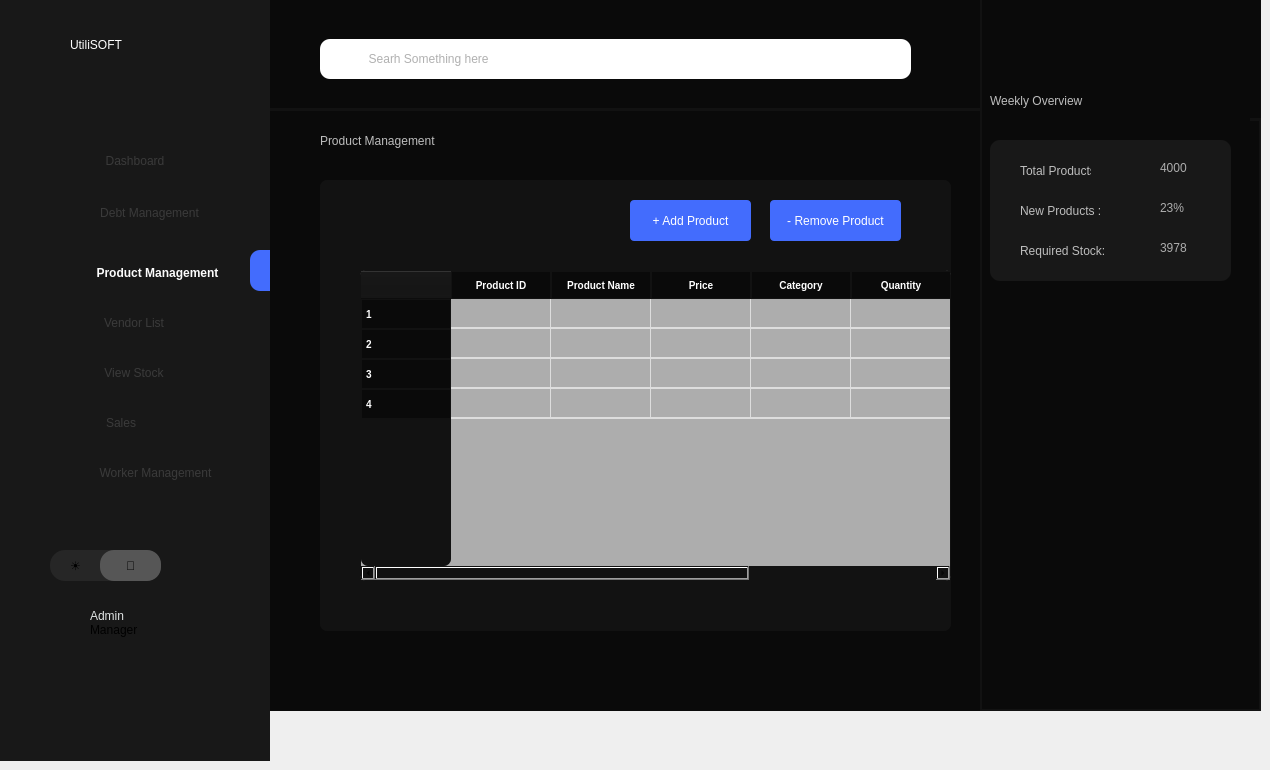
    <widget class="QWidget" name="ProductMgmnt">
     <widget class="QWidget" name="widget_46" native="true">
      <property name="geometry">
       <rect>
        <x>270</x>
        <y>110</y>
        <width>711</width>
        <height>601</height>
       </rect>
      </property>
      <property name="styleSheet">
       <string notr="true">background:#0a0a0a;</string>
      </property>
      <widget class="QLabel" name="label_124">
       <property name="geometry">
        <rect>
         <x>50</x>
         <y>0</y>
         <width>211</width>
         <height>61</height>
        </rect>
       </property>
       <property name="styleSheet">
        <string notr="true">font: 16pt &quot;Sans Serif Collection&quot;;
border:none;
color:rgb(189, 189, 189);</string>
       </property>
       <property name="text">
        <string>Product Management</string>
       </property>
      </widget>
      <widget class="QWidget" name="widget_47" native="true">
       <property name="geometry">
        <rect>
         <x>50</x>
         <y>70</y>
         <width>631</width>
         <height>451</height>
        </rect>
       </property>
       <property name="styleSheet">
        <string notr="true">background : #121212;
border-radius:7px;</string>
       </property>
       <widget class="QTableWidget" name="productsTable">
        <property name="geometry">
         <rect>
          <x>40</x>
          <y>90</y>
          <width>591</width>
          <height>311</height>
         </rect>
        </property>
        <property name="styleSheet">
         <string notr="true">QTableWidget, QTableView {
    border: 1px solid #121212;
    border-radius: 5px;
    gridline-color: #ddd;
    background-color: #adadad;
    font-size: 10px;
    font-family: Arial, sans-serif;
    color: #333;
    selection-background-color: #0078D7;
    selection-color: white;
	MAX-WIDTH:600PX;
}



QHeaderView::section {
	width : 80px;
    background-color:#0a0a0a;
    color: white;
    padding: 4px;
    border: 1px solid #121212;
    font-size: 10px;
    font-weight: bold;

}

QTableWidget::item, QTableView::item {
    padding: 2px;
    border-bottom: 1px solid #ddd;
    text-align: center;
	 min-width: 250px;
}

QTableWidget::item:selected, QTableView::item:selected {
    background-color: #0078D7;
    color: white;

}

QTableCornerButton::section {
    background-color: #adadad;
    border: 1px solid #adadad;
	border-top-left-radius: 8px;

  
}
</string>
        </property>
        <row/>
        <row/>
        <row/>
        <row/>
        <column>
         <property name="text">
          <string>Product ID</string>
         </property>
        </column>
        <column>
         <property name="text">
          <string>Product Name</string>
         </property>
        </column>
        <column>
         <property name="text">
          <string>Price</string>
         </property>
        </column>
        <column>
         <property name="text">
          <string>Category</string>
         </property>
        </column>
        <column>
         <property name="text">
          <string>Quantity</string>
         </property>
        </column>
        <column>
         <property name="text">
          <string>Added at</string>
         </property>
        </column>
        <item row="0" column="0">
         <property name="text">
          <string/>
         </property>
         <property name="icon">
          <iconset theme="QIcon::ThemeIcon::FormatJustifyCenter"/>
         </property>
        </item>
        <item row="0" column="1">
         <property name="text">
          <string/>
         </property>
         <property name="textAlignment">
          <set>AlignCenter</set>
         </property>
         <property name="icon">
          <iconset theme="QIcon::ThemeIcon::FormatJustifyCenter"/>
         </property>
        </item>
        <item row="0" column="2">
         <property name="text">
          <string/>
         </property>
         <property name="icon">
          <iconset theme="QIcon::ThemeIcon::FormatJustifyCenter"/>
         </property>
        </item>
        <item row="0" column="3">
         <property name="text">
          <string/>
         </property>
         <property name="font">
          <font>
           <family>Times New Roman</family>
          </font>
         </property>
         <property name="icon">
          <iconset theme="QIcon::ThemeIcon::FormatJustifyCenter"/>
         </property>
        </item>
       </widget>
       <widget class="QPushButton" name="removeProductBtn">
        <property name="geometry">
         <rect>
          <x>450</x>
          <y>20</y>
          <width>131</width>
          <height>41</height>
         </rect>
        </property>
        <property name="styleSheet">
         <string notr="true">background:#436cfd;
font: 500 10pt &quot;Microsoft Sans Serif&quot;;
color:white;
border-radius: 4px;
</string>
        </property>
        <property name="text">
         <string>- Remove Product</string>
        </property>
       </widget>
       <widget class="QPushButton" name="addProductBtn">
        <property name="geometry">
         <rect>
          <x>310</x>
          <y>20</y>
          <width>121</width>
          <height>41</height>
         </rect>
        </property>
        <property name="styleSheet">
         <string notr="true">background:#436cfd;
font: 500 10pt &quot;Microsoft Sans Serif&quot;;
color:white;
border-radius: 4px;
</string>
        </property>
        <property name="text">
         <string>+ Add Product</string>
        </property>
       </widget>
      </widget>
     </widget>
     <widget class="QFrame" name="frame_4">
      <property name="geometry">
       <rect>
        <x>0</x>
        <y>0</y>
        <width>270</width>
        <height>761</height>
       </rect>
      </property>
      <property name="styleSheet">
       <string notr="true">max-width:270px;
max-height:768px;
background-color:#181818;</string>
      </property>
      <widget class="QLabel" name="label_125">
       <property name="geometry">
        <rect>
         <x>70</x>
         <y>10</y>
         <width>181</width>
         <height>70</height>
        </rect>
       </property>
       <property name="styleSheet">
        <string notr="true">max-height:70px;
max-width:200px;
background:transparent;
font: 700 28pt &quot;Century Gothic&quot;;
color:white;
 text-align: center; 
 vertical-align: middle;</string>
       </property>
       <property name="text">
        <string>UtiliSOFT</string>
       </property>
      </widget>
      <widget class="QPushButton" name="page31">
       <property name="geometry">
        <rect>
         <x>0</x>
         <y>100</y>
         <width>270</width>
         <height>81</height>
        </rect>
       </property>
       <property name="styleSheet">
        <string notr="true">margin-top:40px;
        /* Full width of sidebar */
  height: 45px;        /* Optimal button height */
  text-align: center;    /* Align text to the left */
   /* Add space for text from the edge */
      /* Use flexbox for alignment */
 /* Align text &amp; icon vertically */ 

	border:none;
color:#3a3a3a;</string>
       </property>
       <property name="text">
        <string>Dashboard</string>
       </property>
      </widget>
      <widget class="QPushButton" name="page32">
       <property name="geometry">
        <rect>
         <x>0</x>
         <y>190</y>
         <width>271</width>
         <height>45</height>
        </rect>
       </property>
       <property name="styleSheet">
        <string notr="true">
     /* Full width of sidebar */
  height: 45px;        /* Optimal button height */
  text-align: center;    /* Align text to the left */
  padding-left: 28px;  /* Add space for text from the edge */
     /* Use flexbox for alignment */
/* Align text &amp; icon vertically */ 
	border:none;
color:#3a3a3a;

	border:none;
</string>
       </property>
       <property name="text">
        <string>Debt Management</string>
       </property>
      </widget>
      <widget class="QPushButton" name="page33">
       <property name="geometry">
        <rect>
         <x>0</x>
         <y>250</y>
         <width>270</width>
         <height>45</height>
        </rect>
       </property>
       <property name="styleSheet">
        <string notr="true">
         /* Full width of sidebar */
  height: 45px;        /* Optimal button height */
  text-align: center;    /* Align text to the left */
/* Add space for text from the edge */       /* Use flexbox for alignment */ /* Align text &amp; icon vertically */ 
	border:none;

font-weight:600;
	border:none;
color:#fcfcfc;

padding-left: 45px;</string>
       </property>
       <property name="text">
        <string>Product Management</string>
       </property>
      </widget>
      <widget class="QPushButton" name="page34">
       <property name="geometry">
        <rect>
         <x>-1</x>
         <y>300</y>
         <width>270</width>
         <height>45</height>
        </rect>
       </property>
       <property name="styleSheet">
        <string notr="true">
         /* Full width of sidebar */
  height: 45px;        /* Optimal button height */
  text-align: center;    /* Align text to the left */
  /* Add space for text from the edge */       /* Use flexbox for alignment */ /* Align text &amp; icon vertically */ 
	border:none;
color:#3a3a3a;</string>
       </property>
       <property name="text">
        <string>Vendor List</string>
       </property>
      </widget>
      <widget class="QPushButton" name="page35">
       <property name="geometry">
        <rect>
         <x>-1</x>
         <y>350</y>
         <width>270</width>
         <height>45</height>
        </rect>
       </property>
       <property name="styleSheet">
        <string notr="true">    /* Full width of sidebar */
  height: 45px;        /* Optimal button height */
  text-align: center;    /* Align text to the left */
    /* Add space for text from the edge */ 
	border:none;
color:#3a3a3a;</string>
       </property>
       <property name="text">
        <string>View Stock</string>
       </property>
      </widget>
      <widget class="QPushButton" name="page36">
       <property name="geometry">
        <rect>
         <x>0</x>
         <y>400</y>
         <width>270</width>
         <height>45</height>
        </rect>
       </property>
       <property name="styleSheet">
        <string notr="true">      /* Full width of sidebar */
  height: 45px;        /* Optimal button height */
  text-align: center;
padding-right:28px;    /* Align text to the left */
 /* Align text &amp; icon vertically */ 
	border:none;
color:#3a3a3a;</string>
       </property>
       <property name="text">
        <string>Sales</string>
       </property>
      </widget>
      <widget class="QPushButton" name="pushButton_47">
       <property name="geometry">
        <rect>
         <x>50</x>
         <y>550</y>
         <width>111</width>
         <height>31</height>
        </rect>
       </property>
       <property name="styleSheet">
        <string notr="true">max-height:37px;
border-radius:15px;
background:#262626;
text-align:left;
padding-left : 20px;</string>
       </property>
       <property name="text">
        <string>☀</string>
       </property>
      </widget>
      <widget class="QPushButton" name="pushButton_48">
       <property name="geometry">
        <rect>
         <x>100</x>
         <y>550</y>
         <width>61</width>
         <height>31</height>
        </rect>
       </property>
       <property name="styleSheet">
        <string notr="true">max-height:37px;
border:3px;
background:#565656;
border-radius:14px;</string>
       </property>
       <property name="text">
        <string>🌙</string>
       </property>
      </widget>
      <widget class="QLabel" name="label_126">
       <property name="geometry">
        <rect>
         <x>90</x>
         <y>600</y>
         <width>71</width>
         <height>31</height>
        </rect>
       </property>
       <property name="styleSheet">
        <string notr="true">font: 18pt &quot;Microsoft Sans Serif&quot;;
color:#e0e4e4;
</string>
       </property>
       <property name="text">
        <string>Admin</string>
       </property>
      </widget>
      <widget class="QLabel" name="label_127">
       <property name="geometry">
        <rect>
         <x>90</x>
         <y>620</y>
         <width>61</width>
         <height>20</height>
        </rect>
       </property>
       <property name="styleSheet">
        <string notr="true">background:none;
</string>
       </property>
       <property name="text">
        <string>Manager</string>
       </property>
      </widget>
      <widget class="QWidget" name="widget_48" native="true">
       <property name="geometry">
        <rect>
         <x>250</x>
         <y>250</y>
         <width>20</width>
         <height>41</height>
        </rect>
       </property>
       <property name="styleSheet">
        <string notr="true">background:#436cfd;
border-top-left-radius: 10px;
    border-bottom-left-radius: 10px;
   border-top-right-radius: 0px;
    border-bottom-right-radius: 0px;</string>
       </property>
      </widget>
      <widget class="QLabel" name="label_128">
       <property name="geometry">
        <rect>
         <x>60</x>
         <y>140</y>
         <width>41</width>
         <height>41</height>
        </rect>
       </property>
       <property name="styleSheet">
        <string notr="true">background-color:transparent;
background-image: url(&quot;:/new/prefix1/images/dashboard-square-02-Stroke-Rounded.png&quot;);
    background-repeat: no-repeat;
    background-position: center;
    background-origin: content;</string>
       </property>
       <property name="text">
        <string/>
       </property>
       <property name="scaledContents">
        <bool>true</bool>
       </property>
      </widget>
      <widget class="QLabel" name="label_129">
       <property name="geometry">
        <rect>
         <x>60</x>
         <y>190</y>
         <width>41</width>
         <height>41</height>
        </rect>
       </property>
       <property name="styleSheet">
        <string notr="true">background-color:transparent;
background-image: url(&quot;:/new/prefix1/images/invoice-Stroke-Rounded.png&quot;);
    background-repeat: no-repeat;
    background-position: center;
    background-origin: content;</string>
       </property>
       <property name="text">
        <string/>
       </property>
       <property name="scaledContents">
        <bool>true</bool>
       </property>
      </widget>
      <widget class="QLabel" name="label_130">
       <property name="geometry">
        <rect>
         <x>50</x>
         <y>600</y>
         <width>40</width>
         <height>40</height>
        </rect>
       </property>
       <property name="styleSheet">
        <string notr="true">background-color:transparent;
background-image: url(&quot;:/new/prefix1/images/user-circle-02-Stroke-Rounded.png&quot;);
    background-repeat: no-repeat;
    background-position: center;
    background-origin: content;
	</string>
       </property>
       <property name="text">
        <string/>
       </property>
       <property name="scaledContents">
        <bool>true</bool>
       </property>
      </widget>
      <widget class="QLabel" name="label_131">
       <property name="geometry">
        <rect>
         <x>60</x>
         <y>400</y>
         <width>41</width>
         <height>41</height>
        </rect>
       </property>
       <property name="styleSheet">
        <string notr="true">background-color:transparent;
background-image: url(&quot;:/new/prefix1/images/shopping-cart-02-Stroke-Rounded.png&quot;);
    background-repeat: no-repeat;
    background-position: center;
    background-origin: content;</string>
       </property>
       <property name="text">
        <string/>
       </property>
       <property name="scaledContents">
        <bool>true</bool>
       </property>
      </widget>
      <widget class="QLabel" name="label_132">
       <property name="geometry">
        <rect>
         <x>60</x>
         <y>250</y>
         <width>41</width>
         <height>41</height>
        </rect>
       </property>
       <property name="styleSheet">
        <string notr="true">background-color:transparent;
background-image: url(&quot;:/new/prefix1/images/package-Stroke-Rounded (1).png&quot;);
    background-repeat: no-repeat;
    background-position: center;
    background-origin: content;</string>
       </property>
       <property name="text">
        <string/>
       </property>
       <property name="scaledContents">
        <bool>true</bool>
       </property>
      </widget>
      <widget class="QLabel" name="label_133">
       <property name="geometry">
        <rect>
         <x>60</x>
         <y>300</y>
         <width>41</width>
         <height>41</height>
        </rect>
       </property>
       <property name="styleSheet">
        <string notr="true">background-color:transparent;
background-image: url(&quot;:/new/prefix1/images/invoice-02-Stroke-Rounded.png&quot;);
    background-repeat: no-repeat;
    background-position: center;
    background-origin: content;</string>
       </property>
       <property name="text">
        <string/>
       </property>
       <property name="scaledContents">
        <bool>true</bool>
       </property>
      </widget>
      <widget class="QLabel" name="label_134">
       <property name="geometry">
        <rect>
         <x>60</x>
         <y>350</y>
         <width>41</width>
         <height>31</height>
        </rect>
       </property>
       <property name="styleSheet">
        <string notr="true">background-color:transparent;
background-image: url(&quot;:/new/prefix1/images//folder-view-Stroke-Rounded.png&quot;);
    background-repeat: no-repeat;
    background-position: center;
    background-origin: content;</string>
       </property>
       <property name="text">
        <string/>
       </property>
       <property name="scaledContents">
        <bool>true</bool>
       </property>
      </widget>
      <widget class="QLabel" name="label_398">
       <property name="geometry">
        <rect>
         <x>60</x>
         <y>450</y>
         <width>41</width>
         <height>41</height>
        </rect>
       </property>
       <property name="styleSheet">
        <string notr="true">background-color:transparent;
background-image: url(&quot;:/new/prefix1/images/user-circle-02-Stroke-Rounded.png&quot;);
    background-repeat: no-repeat;
    background-position: center;
    background-origin: content;</string>
       </property>
       <property name="text">
        <string/>
       </property>
       <property name="scaledContents">
        <bool>true</bool>
       </property>
      </widget>
      <widget class="QPushButton" name="page37">
       <property name="geometry">
        <rect>
         <x>0</x>
         <y>450</y>
         <width>271</width>
         <height>45</height>
        </rect>
       </property>
       <property name="styleSheet">
        <string notr="true">
     /* Full width of sidebar */
  height: 45px;        /* Optimal button height */
  text-align: center;    /* Align text to the left */
  padding-left: 40px;  /* Add space for text from the edge */
     /* Use flexbox for alignment */
/* Align text &amp; icon vertically */ 
	border:none;

color:#3a3a3a;</string>
       </property>
       <property name="text">
        <string>Worker Management</string>
       </property>
      </widget>
      <widget class="QPushButton" name="btnlogout_3">
       <property name="geometry">
        <rect>
         <x>160</x>
         <y>610</y>
         <width>31</width>
         <height>31</height>
        </rect>
       </property>
       <property name="styleSheet">
        <string notr="true">background :transparent;
border:none;</string>
       </property>
       <property name="text">
        <string/>
       </property>
      </widget>
      <widget class="QLabel" name="label_471">
       <property name="geometry">
        <rect>
         <x>160</x>
         <y>600</y>
         <width>41</width>
         <height>41</height>
        </rect>
       </property>
       <property name="styleSheet">
        <string notr="true">background-color:transparent;
background-image:url(&quot;:/new/prefix1/images/logout-05-Stroke-Rounded.png&quot;);
    background-repeat: no-repeat;
    background-position: center;
    background-origin: content;</string>
       </property>
       <property name="text">
        <string/>
       </property>
       <property name="scaledContents">
        <bool>true</bool>
       </property>
      </widget>
      <zorder>label_471</zorder>
      <zorder>page37</zorder>
      <zorder>label_398</zorder>
      <zorder>label_125</zorder>
      <zorder>page31</zorder>
      <zorder>page32</zorder>
      <zorder>page33</zorder>
      <zorder>page34</zorder>
      <zorder>page35</zorder>
      <zorder>page36</zorder>
      <zorder>pushButton_47</zorder>
      <zorder>pushButton_48</zorder>
      <zorder>label_126</zorder>
      <zorder>label_127</zorder>
      <zorder>widget_48</zorder>
      <zorder>label_128</zorder>
      <zorder>label_129</zorder>
      <zorder>label_130</zorder>
      <zorder>label_131</zorder>
      <zorder>label_132</zorder>
      <zorder>label_133</zorder>
      <zorder>label_134</zorder>
      <zorder>btnlogout_3</zorder>
     </widget>
     <widget class="QWidget" name="widget_49" native="true">
      <property name="geometry">
       <rect>
        <x>270</x>
        <y>0</y>
        <width>711</width>
        <height>111</height>
       </rect>
      </property>
      <property name="styleSheet">
       <string notr="true">border:5px;
background:#0a0a0a;
border: 3px solid #121212;
border-right:none;
border-top:none;
border-left:none;


</string>
      </property>
      <widget class="QLineEdit" name="productSearchEdit">
       <property name="geometry">
        <rect>
         <x>50</x>
         <y>39</y>
         <width>591</width>
         <height>40</height>
        </rect>
       </property>
       <property name="styleSheet">
        <string notr="true">  border-radius: 10px; 
font: 14pt &quot;Microsoft Sans Serif&quot;;
background: white;
 padding-left: 15px;
color:#626262;
border:none;
padding-left: 40px;
min-height: 40px;

</string>
       </property>
       <property name="placeholderText">
        <string>  Searh Something here</string>
       </property>
      </widget>
      <widget class="QLabel" name="label_494">
       <property name="geometry">
        <rect>
         <x>40</x>
         <y>30</y>
         <width>71</width>
         <height>61</height>
        </rect>
       </property>
       <property name="styleSheet">
        <string notr="true">border-radius:10px;
border:none;
background-color:none;
  background-image: url(&quot;:/new/prefix1/images/search-01-Stroke-Rounded.png&quot;);
    background-repeat: no-repeat;
    background-position: center;
    background-origin: content;</string>
       </property>
       <property name="text">
        <string/>
       </property>
       <property name="scaledContents">
        <bool>true</bool>
       </property>
      </widget>
     </widget>
     <widget class="QWidget" name="widget_50" native="true">
      <property name="geometry">
       <rect>
        <x>980</x>
        <y>0</y>
        <width>281</width>
        <height>711</height>
       </rect>
      </property>
      <property name="styleSheet">
       <string notr="true">background:#0a0a0a;
border: 2px solid #121212;
border-top:none;</string>
      </property>
      <widget class="QWidget" name="widget_51" native="true">
       <property name="geometry">
        <rect>
         <x>10</x>
         <y>140</y>
         <width>241</width>
         <height>141</height>
        </rect>
       </property>
       <property name="styleSheet">
        <string notr="true">border-radius: 10px;
background:#181818;
border:none;</string>
       </property>
       <widget class="QLabel" name="label_137">
        <property name="geometry">
         <rect>
          <x>30</x>
          <y>20</y>
          <width>71</width>
          <height>21</height>
         </rect>
        </property>
        <property name="styleSheet">
         <string notr="true">color:rgb(189, 189, 189);</string>
        </property>
        <property name="text">
         <string>Total Products:</string>
        </property>
       </widget>
       <widget class="QLabel" name="label_138">
        <property name="geometry">
         <rect>
          <x>30</x>
          <y>60</y>
          <width>91</width>
          <height>21</height>
         </rect>
        </property>
        <property name="styleSheet">
         <string notr="true">color:rgb(189, 189, 189);</string>
        </property>
        <property name="text">
         <string>New Products :</string>
        </property>
       </widget>
       <widget class="QLabel" name="label_139">
        <property name="geometry">
         <rect>
          <x>30</x>
          <y>100</y>
          <width>91</width>
          <height>21</height>
         </rect>
        </property>
        <property name="styleSheet">
         <string notr="true">color:rgb(189, 189, 189);</string>
        </property>
        <property name="text">
         <string>Required Stock:</string>
        </property>
       </widget>
       <widget class="QLabel" name="label_140">
        <property name="geometry">
         <rect>
          <x>170</x>
          <y>20</y>
          <width>61</width>
          <height>16</height>
         </rect>
        </property>
        <property name="styleSheet">
         <string notr="true">border:none;
color:#adadad;</string>
        </property>
        <property name="text">
         <string>4000</string>
        </property>
       </widget>
       <widget class="QLabel" name="label_141">
        <property name="geometry">
         <rect>
          <x>170</x>
          <y>60</y>
          <width>61</width>
          <height>16</height>
         </rect>
        </property>
        <property name="styleSheet">
         <string notr="true">border:none;
color:#adadad;</string>
        </property>
        <property name="text">
         <string>23%</string>
        </property>
       </widget>
       <widget class="QLabel" name="label_142">
        <property name="geometry">
         <rect>
          <x>170</x>
          <y>100</y>
          <width>61</width>
          <height>16</height>
         </rect>
        </property>
        <property name="styleSheet">
         <string notr="true">border:none;
color:#adadad;</string>
        </property>
        <property name="text">
         <string>3978</string>
        </property>
       </widget>
      </widget>
      <widget class="QWidget" name="widget_52" native="true">
       <property name="geometry">
        <rect>
         <x>980</x>
         <y>0</y>
         <width>301</width>
         <height>720</height>
        </rect>
       </property>
       <property name="styleSheet">
        <string notr="true">background:#0a0a0a;
border: 2px solid #121212;
border-top:none;</string>
       </property>
       <widget class="QLabel" name="label_143">
        <property name="geometry">
         <rect>
          <x>20</x>
          <y>20</y>
          <width>111</width>
          <height>61</height>
         </rect>
        </property>
        <property name="styleSheet">
         <string notr="true">font: 16pt &quot;Sans Serif Collection&quot;;
border:none;</string>
        </property>
        <property name="text">
         <string>Overview</string>
        </property>
       </widget>
       <widget class="QWidget" name="widget_53" native="true">
        <property name="geometry">
         <rect>
          <x>20</x>
          <y>80</y>
          <width>271</width>
          <height>141</height>
         </rect>
        </property>
        <property name="styleSheet">
         <string notr="true">border-radius: 10px;
background:#181818;</string>
        </property>
        <widget class="QLabel" name="label_144">
         <property name="geometry">
          <rect>
           <x>30</x>
           <y>20</y>
           <width>71</width>
           <height>21</height>
          </rect>
         </property>
         <property name="styleSheet">
          <string notr="true">color:#494949;
</string>
         </property>
         <property name="text">
          <string>Total Sales:</string>
         </property>
        </widget>
        <widget class="QLabel" name="label_145">
         <property name="geometry">
          <rect>
           <x>30</x>
           <y>60</y>
           <width>71</width>
           <height>21</height>
          </rect>
         </property>
         <property name="styleSheet">
          <string notr="true">color:#494949;
</string>
         </property>
         <property name="text">
          <string>Total Profit:</string>
         </property>
        </widget>
        <widget class="QLabel" name="label_146">
         <property name="geometry">
          <rect>
           <x>30</x>
           <y>100</y>
           <width>91</width>
           <height>21</height>
          </rect>
         </property>
         <property name="styleSheet">
          <string notr="true">color:#494949;
</string>
         </property>
         <property name="text">
          <string>Remaining Stock:</string>
         </property>
        </widget>
        <widget class="QLabel" name="label_147">
         <property name="geometry">
          <rect>
           <x>170</x>
           <y>20</y>
           <width>91</width>
           <height>16</height>
          </rect>
         </property>
         <property name="styleSheet">
          <string notr="true">border:none;
color:#adadad;</string>
         </property>
         <property name="text">
          <string>4000</string>
         </property>
        </widget>
        <widget class="QLabel" name="label_148">
         <property name="geometry">
          <rect>
           <x>170</x>
           <y>60</y>
           <width>91</width>
           <height>16</height>
          </rect>
         </property>
         <property name="styleSheet">
          <string notr="true">border:none;
color:#adadad;</string>
         </property>
         <property name="text">
          <string>23%</string>
         </property>
        </widget>
        <widget class="QLabel" name="label_149">
         <property name="geometry">
          <rect>
           <x>170</x>
           <y>100</y>
           <width>91</width>
           <height>16</height>
          </rect>
         </property>
         <property name="styleSheet">
          <string notr="true">border:none;
color:#adadad;</string>
         </property>
         <property name="text">
          <string>3978</string>
         </property>
        </widget>
       </widget>
       <widget class="QLabel" name="label_150">
        <property name="geometry">
         <rect>
          <x>30</x>
          <y>240</y>
          <width>141</width>
          <height>61</height>
         </rect>
        </property>
        <property name="styleSheet">
         <string notr="true">font: 16pt &quot;Sans Serif Collection&quot;;
border:none;</string>
        </property>
        <property name="text">
         <string>Weekly Report</string>
        </property>
       </widget>
       <widget class="QTableWidget" name="tableWidget_11">
        <property name="geometry">
         <rect>
          <x>20</x>
          <y>310</y>
          <width>271</width>
          <height>231</height>
         </rect>
        </property>
        <property name="styleSheet">
         <string notr="true">QTableWidget, QTableView {
    border: 1px solid #121212;
    border-radius: 5px;
    gridline-color: #ddd;
    background-color: #adadad;
    font-size: 10px;
    font-family: Arial, sans-serif;
    color: #333;
    selection-background-color: #0078D7;
    selection-color: white;
}

QHeaderView::section {
    background-color:#0a0a0a;
    color: white;
    padding: 4px;
    border: 1px solid #121212;
    font-size: 10px;
    font-weight: bold;
    text-align: center;
}

QTableWidget::item, QTableView::item {
    padding: 2px;
    border-bottom: 1px solid #ddd;
    text-align: center;
}

QTableWidget::item:selected, QTableView::item:selected {
    background-color: #0078D7;
    color: white;
}

QTableCornerButton::section {
    background-color: #adadad;
    border: 1px solid #adadad;
	border-top-left-radius: 8px;
  
}
</string>
        </property>
        <row/>
        <row/>
        <row/>
        <row/>
        <column>
         <property name="text">
          <string>Total Sales</string>
         </property>
        </column>
        <column>
         <property name="text">
          <string>Total Profit</string>
         </property>
        </column>
        <column>
         <property name="text">
          <string>Remaining Debtors</string>
         </property>
        </column>
        <column>
         <property name="text">
          <string>Remaining Stock</string>
         </property>
        </column>
        <item row="0" column="0">
         <property name="text">
          <string>2123</string>
         </property>
        </item>
       </widget>
      </widget>
      <widget class="QWidget" name="widget_54" native="true">
       <property name="geometry">
        <rect>
         <x>270</x>
         <y>0</y>
         <width>711</width>
         <height>121</height>
        </rect>
       </property>
       <property name="styleSheet">
        <string notr="true">border:5px;
background:#0a0a0a;
border: 3px solid #121212;
border-right:none;
border-top:none;
border-left:none;


</string>
       </property>
       <widget class="QLabel" name="label_151">
        <property name="geometry">
         <rect>
          <x>50</x>
          <y>40</y>
          <width>601</width>
          <height>41</height>
         </rect>
        </property>
        <property name="font">
         <font>
          <family>Microsoft Sans Serif</family>
          <pointsize>14</pointsize>
          <italic>false</italic>
          <bold>false</bold>
         </font>
        </property>
        <property name="styleSheet">
         <string notr="true">  border-radius: 10px; 
font: 14pt &quot;Microsoft Sans Serif&quot;;
background: white;
 padding-left: 15px;
color:#626262;
border:none;
</string>
        </property>
        <property name="text">
         <string>        Search Something Here </string>
        </property>
       </widget>
       <widget class="QLabel" name="label_152">
        <property name="geometry">
         <rect>
          <x>60</x>
          <y>50</y>
          <width>31</width>
          <height>21</height>
         </rect>
        </property>
        <property name="styleSheet">
         <string notr="true">border-radius:10px;
border:none;
background-color:none;
    background-repeat: no-repeat;
    background-position: center;
    background-origin: content;</string>
        </property>
        <property name="text">
         <string/>
        </property>
        <property name="scaledContents">
         <bool>true</bool>
        </property>
       </widget>
      </widget>
      <widget class="QLabel" name="label_153">
       <property name="geometry">
        <rect>
         <x>10</x>
         <y>70</y>
         <width>181</width>
         <height>61</height>
        </rect>
       </property>
       <property name="styleSheet">
        <string notr="true">font: 16pt &quot;Sans Serif Collection&quot;;
border:none;
color:rgb(189, 189, 189);</string>
       </property>
       <property name="text">
        <string>Weekly Overview</string>
       </property>
      </widget>
     </widget>
    </widget>
